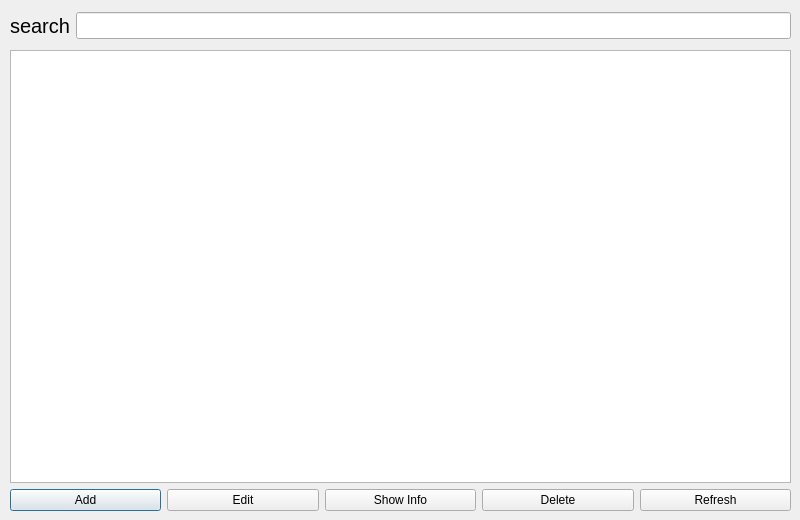
<?xml version="1.0" encoding="UTF-8"?>
<ui version="4.0">
 <class>Dialog</class>
 <widget class="QDialog" name="Dialog">
  <property name="geometry">
   <rect>
    <x>0</x>
    <y>0</y>
    <width>800</width>
    <height>520</height>
   </rect>
  </property>
  <property name="minimumSize">
   <size>
    <width>800</width>
    <height>520</height>
   </size>
  </property>
  <property name="maximumSize">
   <size>
    <width>800</width>
    <height>520</height>
   </size>
  </property>
  <property name="windowTitle">
   <string>Dialog</string>
  </property>
  <widget class="QWidget" name="gridLayoutWidget">
   <property name="geometry">
    <rect>
     <x>10</x>
     <y>10</y>
     <width>781</width>
     <height>31</height>
    </rect>
   </property>
   <layout class="QGridLayout" name="gridLayout">
    <item row="0" column="0">
     <widget class="QLabel" name="label_2">
      <property name="font">
       <font>
        <pointsize>15</pointsize>
       </font>
      </property>
      <property name="text">
       <string>search</string>
      </property>
     </widget>
    </item>
    <item row="0" column="1">
     <widget class="QLineEdit" name="line_edit_search">
      <property name="font">
       <font>
        <pointsize>12</pointsize>
       </font>
      </property>
     </widget>
    </item>
   </layout>
  </widget>
  <widget class="QWidget" name="verticalLayoutWidget">
   <property name="geometry">
    <rect>
     <x>10</x>
     <y>50</y>
     <width>781</width>
     <height>461</height>
    </rect>
   </property>
   <layout class="QVBoxLayout" name="verticalLayout">
    <item>
     <widget class="QTableWidget" name="table_widget_group_names"/>
    </item>
    <item>
     <layout class="QHBoxLayout" name="horizontalLayout_2">
      <item>
       <widget class="QPushButton" name="btn_add_group_name">
        <property name="text">
         <string>Add</string>
        </property>
       </widget>
      </item>
      <item>
       <widget class="QPushButton" name="btn_edit_group_name">
        <property name="text">
         <string>Edit</string>
        </property>
       </widget>
      </item>
      <item>
       <widget class="QPushButton" name="btn_show_info_group_name">
        <property name="text">
         <string>Show Info</string>
        </property>
       </widget>
      </item>
      <item>
       <widget class="QPushButton" name="btn_delete_group_name">
        <property name="text">
         <string>Delete</string>
        </property>
       </widget>
      </item>
      <item>
       <widget class="QPushButton" name="btn_refresh_group_name">
        <property name="text">
         <string>Refresh</string>
        </property>
       </widget>
      </item>
     </layout>
    </item>
   </layout>
  </widget>
 </widget>
 <resources/>
 <connections/>
</ui>
